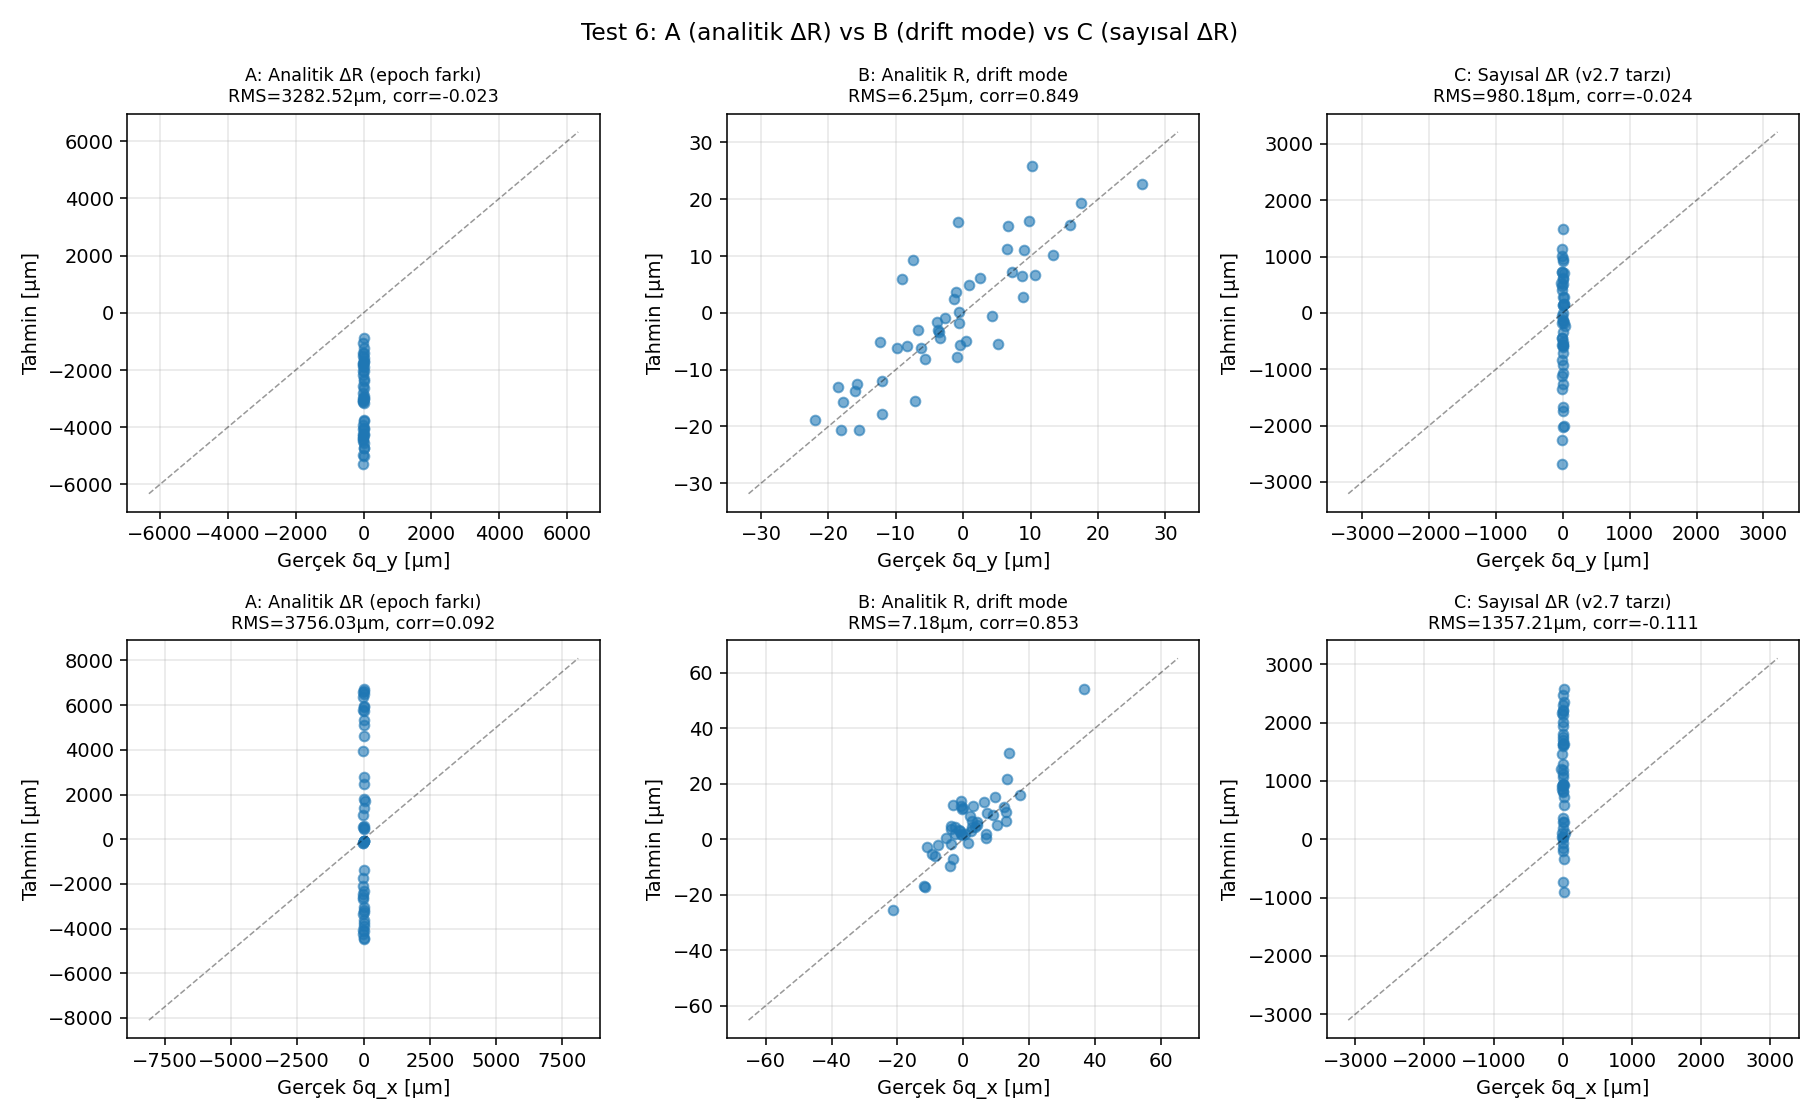

Write the Python code that produced this figure.
"""
test6_fair_comparison.py — Test 6 (adil karşılaştırma)

Üç estimator AYNI gerçekçi senaryoda drift δq'yu kestirmeye çalışır:
  A: Analitik R + ΔR⁻¹ per-epoch absolute, sonra epoch farkı
  B: Analitik R + tek-gradient drift mode   R⁻¹(y(t) - y₀)
  C: Sayısal  R + ΔR⁻¹ per-epoch absolute, sonra epoch farkı (v2.7 yaklaşımı)

Senaryo (test_params.json test6):
  Statik misalignment: params.json'dan (~58 μm RMS uniform)
  Drift δq: DRIFT_RMS μm RMS rastgele
  BPM ofset: BPM_OFFSET μm RMS sabit
  Quad tilt: QUAD_TILT_MAX (modelde YOK)
  Dipol tilt: DIPOLE_TILT_MAX (modelde YOK)
  BPM gürültü: BPM_NOISE μm RMS her okumada

Sayısal R bir kez inşa edilir, R_num_*.npy dosyalarına cache'lenir.
Bir sonraki çalıştırmada cache yüklenir.

Kullanım:
    python test6_fair_comparison.py
"""

import json
import os
import numpy as np
import matplotlib
matplotlib.use("Agg")
import matplotlib.pyplot as plt

from fodo_lattice import (
    compute_twiss_at_quads, signed_KL, build_response_matrix,
    calibrate_K_x_arc, direct_invert,
)
from reconstruct import generate_misalignments, run_simulation, EPS

with open("test_params.json", "r") as _f:
    _tp = json.load(_f)
_t6 = _tp["test6"]
BPM_NOISE        = float(_t6["BPM_NOISE"])
BPM_OFFSET       = float(_t6["BPM_OFFSET"])
DRIFT_RMS        = float(_t6["DRIFT_RMS"])
QUAD_TILT_MAX    = float(_t6["QUAD_TILT_MAX"])
DIPOLE_TILT_MAX  = float(_t6["DIPOLE_TILT_MAX"])
DRIFT_SEED       = int(_t6["DRIFT_SEED"])
OFFSET_SEED      = int(_t6["OFFSET_SEED"])
NOISE_SEED       = int(_t6["NOISE_SEED"])
QUAD_TILT_SEED   = int(_t6["QUAD_TILT_SEED"])
DIPOLE_TILT_SEED = int(_t6["DIPOLE_TILT_SEED"])
PERTURB_DELTA    = float(_t6["R_perturbation_delta"])


# =============================================================================
# Yanıt matrisleri
# =============================================================================
def build_R_analytic(config, g, plane, K_x_arc=None):
    cfg = dict(config); cfg['g1'] = g
    beta, phi, Q = compute_twiss_at_quads(cfg, plane, K_x_arc=K_x_arc)
    KL = signed_KL(cfg, plane)
    return build_response_matrix(beta, phi, Q, KL)


def build_R_numerical(config, g, plane, delta, cache_path):
    """48 quadı tek tek δ kadar oynat, finite-difference R inşa et.
    cache_path varsa onu yükler/kaydeder. Hata kaynakları (tilt, ofset,
    gürültü) BU İNŞADA YOKTUR — gerçek deneydeki LOCO benzeri kalibrasyon
    modelini taklit eder."""
    if cache_path and os.path.exists(cache_path):
        print(f"  [cache] yüklendi: {cache_path}")
        return np.load(cache_path)

    n_q = 2 * int(config['nFODO'])
    zero = np.zeros(n_q)
    print(f"  baseline (plane={plane}, g={g:.5f}) ...")
    x_b, y_b = run_simulation(config, g, zero, zero, zero, zero)
    y_b_pl = y_b if plane == 'y' else x_b

    R = np.zeros((n_q, n_q))
    for j in range(n_q):
        if j % 8 == 0:
            print(f"  quad {j}/{n_q} ...")
        d = np.zeros(n_q); d[j] = delta
        if plane == 'y':
            x_p, y_p = run_simulation(config, g, d, zero, zero, zero)
            y_p_pl = y_p
        else:
            x_p, y_p = run_simulation(config, g, zero, d, zero, zero)
            y_p_pl = x_p
        R[:, j] = (y_p_pl - y_b_pl) / delta

    if cache_path:
        np.save(cache_path, R)
        print(f"  [cache] kaydedildi: {cache_path}")
    return R


# =============================================================================
# Estimator değerlendirme
# =============================================================================
def evaluate_plane(plane_name, y_cal_n, y_cal_p, y_now_n, y_now_p,
                   R_an, dR_an, dR_num, true_drift):
    """Üç estimator: hepsi drift δq tahmini için."""
    # A: analitik ΔR, per-epoch absolute → epoch farkı
    q_now_A = direct_invert(dR_an, y_now_n - y_now_p)
    q_cal_A = direct_invert(dR_an, y_cal_n - y_cal_p)
    drift_A = q_now_A - q_cal_A

    # B: analitik R, tek-gradient drift mode
    drift_B = direct_invert(R_an, y_now_n - y_cal_n)

    # C: sayısal ΔR, per-epoch absolute → epoch farkı
    q_now_C = direct_invert(dR_num, y_now_n - y_now_p)
    q_cal_C = direct_invert(dR_num, y_cal_n - y_cal_p)
    drift_C = q_now_C - q_cal_C

    def stats(est):
        err = est - true_drift
        rms = float(np.sqrt(np.mean(err ** 2)))
        if np.std(est) > 1e-15 and np.std(true_drift) > 1e-15:
            corr = float(np.corrcoef(est, true_drift)[0, 1])
        else:
            corr = float('nan')
        return rms, corr

    return [
        ('A: Analitik ΔR (epoch farkı)',  drift_A, stats(drift_A)),
        ('B: Analitik R, drift mode',     drift_B, stats(drift_B)),
        ('C: Sayısal ΔR (v2.7 tarzı)',    drift_C, stats(drift_C)),
    ]


# =============================================================================
# Main
# =============================================================================
def main():
    with open("params.json", "r") as f:
        config = json.load(f)

    print("=" * 72)
    print("test6_fair_comparison.py — Test 6 (adil karşılaştırma)")
    print("=" * 72)
    print(f"BPM gürültüsü    : {BPM_NOISE*1e6:.1f} μm")
    print(f"BPM ofseti       : {BPM_OFFSET*1e6:.1f} μm (sabit)")
    print(f"Drift RMS        : {DRIFT_RMS*1e6:.1f} μm")
    print(f"Quad tilt max    : {QUAD_TILT_MAX*1e3:.2f} mrad")
    print(f"Dipol tilt max   : {DIPOLE_TILT_MAX*1e3:.2f} mrad")
    print(f"ε = Δg/g         : {EPS:.4f}")
    print(f"R perturbation δ : {PERTURB_DELTA*1e6:.1f} μm (sayısal R)")

    g_nom  = config['g1']
    g_pert = g_nom * (1.0 + EPS)
    n_q    = 2 * int(config['nFODO'])

    # 1. Hataları üret
    dy_static, dx_static, _, _ = generate_misalignments(config)

    rng_drift = np.random.default_rng(DRIFT_SEED)
    dy_drift = rng_drift.normal(0, DRIFT_RMS, n_q)
    dx_drift = rng_drift.normal(0, DRIFT_RMS, n_q)

    rng_off = np.random.default_rng(OFFSET_SEED)
    b_off_y = rng_off.normal(0, BPM_OFFSET, n_q)
    b_off_x = rng_off.normal(0, BPM_OFFSET, n_q)

    rng_qt = np.random.default_rng(QUAD_TILT_SEED)
    quad_tilt = rng_qt.uniform(-QUAD_TILT_MAX, QUAD_TILT_MAX, n_q)
    rng_dt = np.random.default_rng(DIPOLE_TILT_SEED)
    dip_tilt  = rng_dt.uniform(-DIPOLE_TILT_MAX, DIPOLE_TILT_MAX, n_q)

    rng_n = np.random.default_rng(NOISE_SEED)

    print(f"\nGerçek hata büyüklükleri:")
    print(f"  Statik dy/dx RMS : {np.std(dy_static)*1e6:.2f} / "
          f"{np.std(dx_static)*1e6:.2f} μm")
    print(f"  Drift  dy/dx RMS : {np.std(dy_drift)*1e6:.2f} / "
          f"{np.std(dx_drift)*1e6:.2f} μm")
    print(f"  BPM ofset RMS    : {np.std(b_off_y)*1e6:.2f} μm")
    print(f"  Quad tilt RMS    : {np.std(quad_tilt)*1e3:.3f} mrad")
    print(f"  Dipol tilt RMS   : {np.std(dip_tilt)*1e3:.3f} mrad")

    # 2. 4 simülasyon: cal/now × g_nom/g_pert
    print(f"\n--- Veri simülasyonları (4 koşum) ---")
    print(f"[1/4] cal  g_nom  (Δq = static, tilt'ler dahil)")
    x_cal_n, y_cal_n = run_simulation(config, g_nom,  dy_static, dx_static,
                                       quad_tilt, dip_tilt)
    print(f"[2/4] cal  g_pert")
    x_cal_p, y_cal_p = run_simulation(config, g_pert, dy_static, dx_static,
                                       quad_tilt, dip_tilt)
    print(f"[3/4] now  g_nom  (Δq = static + drift)")
    x_now_n, y_now_n = run_simulation(config, g_nom,
                                       dy_static+dy_drift, dx_static+dx_drift,
                                       quad_tilt, dip_tilt)
    print(f"[4/4] now  g_pert")
    x_now_p, y_now_p = run_simulation(config, g_pert,
                                       dy_static+dy_drift, dx_static+dx_drift,
                                       quad_tilt, dip_tilt)

    # 3. BPM ofset + gürültü uygula
    def add_errors(y, b):
        return y + b + rng_n.normal(0, BPM_NOISE, len(y))

    y_cal_n_m = add_errors(y_cal_n, b_off_y)
    y_cal_p_m = add_errors(y_cal_p, b_off_y)
    y_now_n_m = add_errors(y_now_n, b_off_y)
    y_now_p_m = add_errors(y_now_p, b_off_y)
    x_cal_n_m = add_errors(x_cal_n, b_off_x)
    x_cal_p_m = add_errors(x_cal_p, b_off_x)
    x_now_n_m = add_errors(x_now_n, b_off_x)
    x_now_p_m = add_errors(x_now_p, b_off_x)

    # 4. Analitik R'ler
    print(f"\n--- Analitik R'ler ---")
    K_x_arc = calibrate_K_x_arc(config)
    R_y_an_n = build_R_analytic(config, g_nom,  'y')
    R_y_an_p = build_R_analytic(config, g_pert, 'y')
    R_x_an_n = build_R_analytic(config, g_nom,  'x', K_x_arc=K_x_arc)
    R_x_an_p = build_R_analytic(config, g_pert, 'x', K_x_arc=K_x_arc)
    dR_y_an = R_y_an_n - R_y_an_p
    dR_x_an = R_x_an_n - R_x_an_p
    print(f"  κ(R_y) = {np.linalg.cond(R_y_an_n):.1f}  "
          f"κ(ΔR_y_an) = {np.linalg.cond(dR_y_an):.1f}")
    print(f"  κ(R_x) = {np.linalg.cond(R_x_an_n):.1f}  "
          f"κ(ΔR_x_an) = {np.linalg.cond(dR_x_an):.1f}")

    # 5. Sayısal R'ler (cache'li)
    print(f"\n--- Sayısal R'ler (LOCO benzeri, cache'li) ---")
    R_y_num_n = build_R_numerical(config, g_nom,  'y', PERTURB_DELTA,
                                   "R_num_y_nom.npy")
    R_y_num_p = build_R_numerical(config, g_pert, 'y', PERTURB_DELTA,
                                   "R_num_y_pert.npy")
    R_x_num_n = build_R_numerical(config, g_nom,  'x', PERTURB_DELTA,
                                   "R_num_x_nom.npy")
    R_x_num_p = build_R_numerical(config, g_pert, 'x', PERTURB_DELTA,
                                   "R_num_x_pert.npy")
    dR_y_num = R_y_num_n - R_y_num_p
    dR_x_num = R_x_num_n - R_x_num_p
    print(f"  κ(ΔR_y_num) = {np.linalg.cond(dR_y_num):.1f}")
    print(f"  κ(ΔR_x_num) = {np.linalg.cond(dR_x_num):.1f}")
    rel_diff_y = np.linalg.norm(R_y_an_n - R_y_num_n) / np.linalg.norm(R_y_num_n)
    rel_diff_x = np.linalg.norm(R_x_an_n - R_x_num_n) / np.linalg.norm(R_x_num_n)
    print(f"  ‖R_an - R_num‖/‖R_num‖ : y={rel_diff_y:.3%}  x={rel_diff_x:.3%}")

    # 6. Değerlendirme
    res_y = evaluate_plane('y', y_cal_n_m, y_cal_p_m, y_now_n_m, y_now_p_m,
                           R_y_an_n, dR_y_an, dR_y_num, dy_drift)
    res_x = evaluate_plane('x', x_cal_n_m, x_cal_p_m, x_now_n_m, x_now_p_m,
                           R_x_an_n, dR_x_an, dR_x_num, dx_drift)

    print(f"\n" + "=" * 72)
    print(f"DRİFT TAHMİNİ — gerçek: dy={np.std(dy_drift)*1e6:.2f} μm, "
          f"dx={np.std(dx_drift)*1e6:.2f} μm")
    print("=" * 72)
    for plane_name, results in [('y', res_y), ('x', res_x)]:
        print(f"\n========== Düzlem: {plane_name} ==========")
        print(f"  {'Estimator':35s}  {'RMS [μm]':>10s}  {'corr':>8s}")
        print("  " + "-" * 60)
        for name, _, (rms, corr) in results:
            print(f"  {name:35s}  {rms*1e6:10.2f}  {corr:8.4f}")

    # 7. Grafik
    fig, axes = plt.subplots(2, 3, figsize=(13, 8))
    for row, (plane_name, results, true_drift) in enumerate([
            ('y', res_y, dy_drift), ('x', res_x, dx_drift)]):
        for col, (name, est, (rms, corr)) in enumerate(results):
            ax = axes[row, col]
            ax.plot(true_drift*1e6, est*1e6, 'o', alpha=0.6, markersize=5)
            lim = max(np.max(np.abs(true_drift)),
                      np.max(np.abs(est))) * 1.2 * 1e6
            ax.plot([-lim, lim], [-lim, lim], 'k--', alpha=0.4, lw=0.8)
            ax.set_xlabel(f"Gerçek δq_{plane_name} [μm]")
            ax.set_ylabel("Tahmin [μm]")
            ax.set_title(f"{name}\nRMS={rms*1e6:.2f}μm, corr={corr:.3f}",
                         fontsize=9)
            ax.grid(True, alpha=0.3)
    fig.suptitle("Test 6: A (analitik ΔR) vs B (drift mode) vs C (sayısal ΔR)",
                 fontsize=12)
    fig.tight_layout()
    fig.savefig("test6_fair_comparison.png", dpi=140)
    print("\nKaydedildi: test6_fair_comparison.png")


if __name__ == "__main__":
    main()
